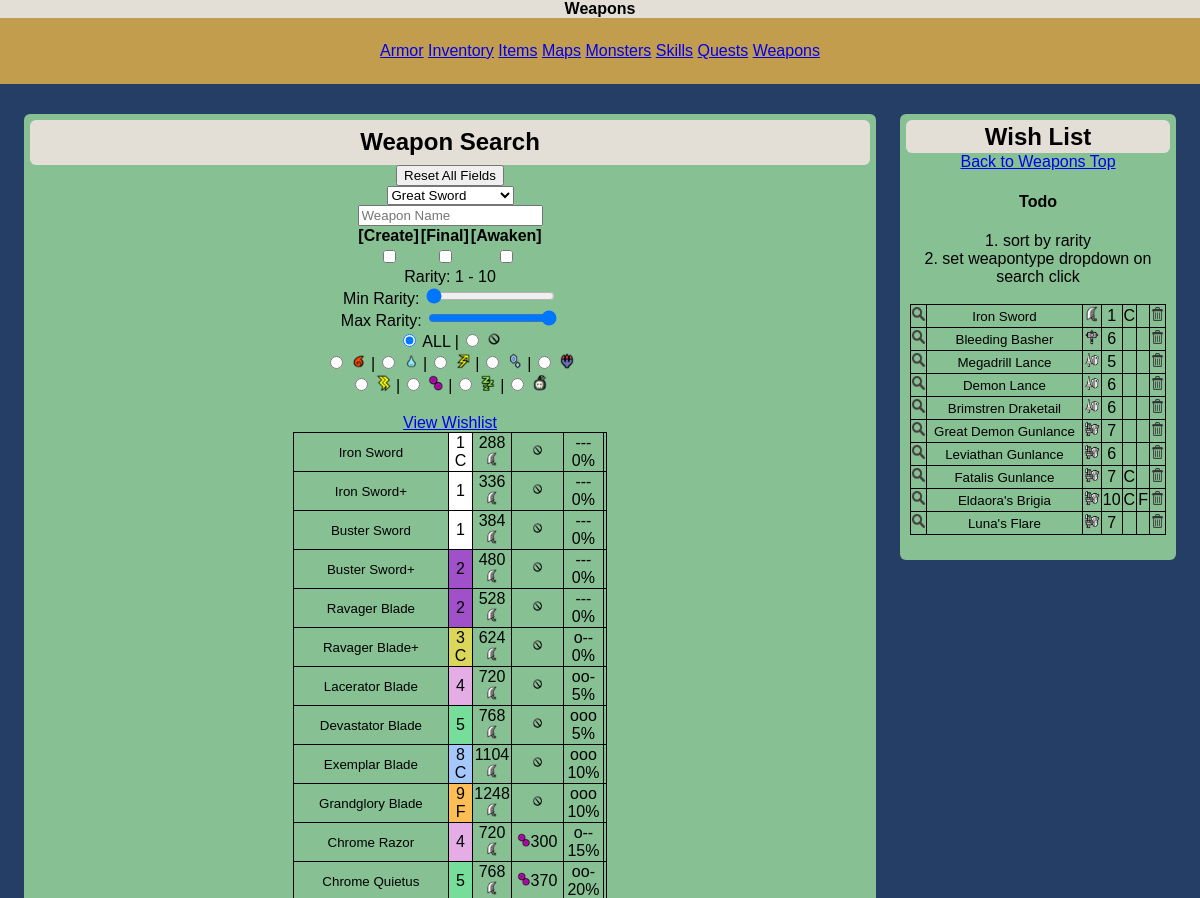
Before: / (upper part) with the older database file.
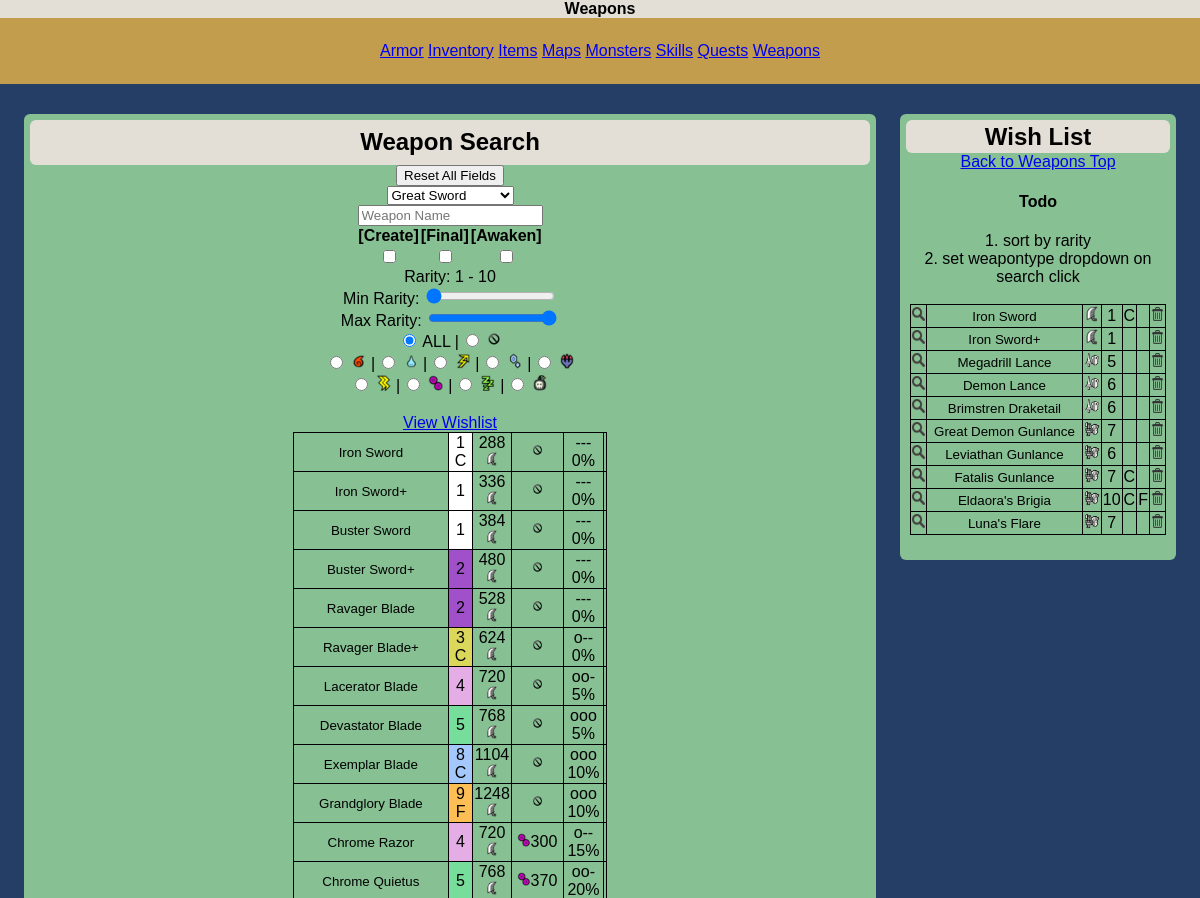
After: the same page with the newer database file.
### tables this page shows
CREATE TABLE IF NOT EXISTS `weapondata` (
  `id` int(5) NOT NULL,
  `parentId` int(5) NOT NULL,
  `weaponTypeId` int(5) NOT NULL,
  `name` varchar(80) NOT NULL,
  `attack` int(5) NOT NULL,
  `element` varchar(3) NOT NULL,
  `elementValue` int(5) DEFAULT NULL,
  `created` int(1) NOT NULL,
  `final` int(1) NOT NULL,
  `slot` int(1) NOT NULL,
  `rare` int(2) NOT NULL,
  `affinity` decimal(2,2) NOT NULL,
  `defense` int(3) DEFAULT NULL,
  `special` varchar(40) DEFAULT NULL,
  `awaken` int(1) NOT NULL,
  `red` int(3) NOT NULL,
  `orange` int(3) NOT NULL,
  `yellow` int(3) NOT NULL,
  `green` int(3) NOT NULL,
  `blue` int(3) NOT NULL,
  `white` int(3) NOT NULL,
  `purple` int(3) NOT NULL,
  `redPlus` int(3) NOT NULL,
  `orangePlus` int(3) NOT NULL,
  `yellowPlus` int(3) NOT NULL,
  `greenPlus` int(3) NOT NULL,
  `bluePlus` int(3) NOT NULL,
  `whitePlus` int(3) NOT NULL,
  `purplePlus` int(3) NOT NULL,
  `own` int(1) NOT NULL,
  `hierarchy` varchar(3000) NOT NULL,
  PRIMARY KEY (`id`)
);

CREATE TABLE IF NOT EXISTS `wishlist` (
  `id` int(5) NOT NULL,
  `weaponTypeId` int(5) NOT NULL,
  `name` varchar(80) NOT NULL,
  `created` int(1) NOT NULL,
  `final` int(1) NOT NULL,
  `rare` int(2) NOT NULL,
  PRIMARY KEY (`id`),
  UNIQUE KEY `id` (`id`),
  UNIQUE KEY `name` (`name`)
);

### assets/modules/weapons/vars.php (called while the page is built, shortened)
<?php
    if(isset($_POST['postCheck'])) {
        if(isset($_POST['weaponPath'])){
            $weaponPath=$_POST['weaponPath'];
        } else {
            $weaponPath=null;
        }
        if($_POST['createShow']==1){ $createCheck='checked'; $createFilter=1;
        } else { $createCheck=''; $createFilter=0;}
        if($_POST['finalShow']==1){ $finalCheck='checked'; $finalFilter=1;
        } else { $finalCheck=''; $finalFilter=0;}
        if($_POST['awakenShow']==1){ $awakenCheck='checked'; $awakenFilter=1;
        } else { $awakenCheck=''; $awakenFilter=0;}
        if(isset($_POST['searchClick'])){
            $searchClickCSV = str_getcsv($_POST['searchClick']);
            $sql='SELECT name
                FROM weapondata
                WHERE id='.$searchClickCSV[0];
            $searchResultName = mysqli_query($mysqli,$sql) or die(mysqli_error($mysqli) . '; searchresultname table error');
            $row=mysqli_fetch_array($searchResultName);
            $weaponSearch=str_replace('\'','&#39;',$row['name']);
            $weaponType=$searchClickCSV[1];
        } else {
            $weaponSearch=str_replace('\'','&#39;',$_POST['weaponName']);
            if(isset($_POST['weaponImage'])) {
                $weaponType=$_POST['weaponImage'];
            } else {$weaponType=$_POST['weaponType'];}
        }
        if(isset($_POST['minRaritySelect'])) {
            $minRaritySelect=$_POST['minRaritySelect'];
            $maxRaritySelect=$_POST['maxRaritySelect'];
        } else {
            $minRaritySelect=1;
            $maxRaritySelect=10;
        }
        if(isset($_POST['elementImage'])) {
            $elemFilter=$_POST['elementImage'];
        } else {
            $elemFilter=$_POST['elem'];
        }
        switch($elemFilter) {
            case "%": $allCheck = "checked"; break;
            case "RAW": $rawCheck = "checked"; break;
            case "FIR": $firCheck = "checked"; break;
            case "WAT": $watCheck = "checked"; break;
            case "THU": $thuCheck = "checked"; break;
            case "ICE": $iceCheck = "checked"; break;
            case "DRA": $draCheck = "checked"; break;
            case "PAR": $parCheck = "checked"; break;
            case "POI": $poiCheck = "checked"; break;
            case "SLE": $sleCheck = "checked"; break;
            case "BLA": $blaCheck = "checked"; break;
        }
    } else {
        $createFilter=0;
        $finalFilter=0;
        $weaponSearch=null;
        $weaponType=1;
        $minRaritySelect=1;
        $maxRaritySelect=10;
        $elemFilter='%';
    }
?>

### assets/modules/weapons/query.php (called while the page is built)
<?php
    $weaponSearch=str_replace('\'','&#39;',$weaponSearch);
    $sql = 'SELECT *
            FROM weapondata
            WHERE instr(name,"' . $weaponSearch . '")>0
            AND rare BETWEEN ' . $minRaritySelect . ' AND ' . $maxRaritySelect . '
            AND element LIKE \'%' . $elemFilter . '%\'
            AND (' . $createFilter . '=0 OR created=' . $createFilter .')
            AND (' . $finalFilter . '=0 OR final=' . $finalFilter . ')
            AND (0=' . $weaponType . ' OR weapontypeid=' . $weaponType . ')
            ORDER BY id';
    $result = mysqli_query($mysqli,$sql) or die(mysqli_error($mysqli) . '; weapon table error');
?>

### assets/modules/weapons/parameter_prep.php (called while the page is built, shortened)
<?php
    switch($weaponsRow['slot']) {
        case "0": $slot = "---"; break;
        case "1": $slot = "o--"; break;
        case "2": $slot = "oo-"; break;
        case "3": $slot = "ooo"; break;}
    $affinity=$weaponsRow['affinity']*100;
    $sql = 'SELECT color
            FROM rarecolors
            WHERE rare=' . $weaponsRow['rare'];
    $colorResult = mysqli_query($mysqli,$sql) or die(mysqli_error($mysqli) . '; color table error');
    $rareColorsRow=mysqli_fetch_array($colorResult);
    if ($weaponsRow['created']==1) {$createFlag = 'C';
    } else {$createFlag = null;}
    if ($weaponsRow['final']==1) {$finalFlag = 'F';
    } else {$finalFlag = null;}
    if ($awakenFilter==1){
        $elemType=$weaponsRow['element'];
        $elemValue=$weaponsRow['elementValue'];
    } else{
        if ($weaponsRow['awaken']==1){
            $elemType='RAW';
        } else{
            $elemType=$weaponsRow['element'];
            $elemValue=$weaponsRow['elementValue'];
        }
    }
?>

### assets/modules/weapons/table.php (the view, shortened to what the rows shown need)
<table class='data'>
    <?php
        while($weaponsRow=mysqli_fetch_array($result))
        {
            require('assets/modules/weapons/parameter_prep.php');
            echo("<tr>")
                .'<td class="textTd"><input type="submit" name="weaponPath" value="'.$weaponsRow['name'].'" class="button" >'
                ."<td BGCOLOR='$rareColorsRow[color]'>$weaponsRow[rare]<br>".$createFlag . $finalFlag
                ."<td>$weaponsRow[attack]<br><input class='icon' type='image' name='weaponImage' value=$weaponsRow[weaponTypeId] src=assets/resources/weapons/$weaponsRow[weaponTypeId].png class='icon'></td>"
                ."<td><input type ='image' name='elementImage' value=$elemType src=assets/resources/elements/$elemType.png class='icon'>"
                ."$elemValue</td>"
                ."<td>$slot"
                ."<br>$affinity%</td>"
                ."<td>$weaponsRow[special]</td>"
                ;
        }
    ?>
</table>

### assets/modules/weapons/wishlist.php (shortened to what the rows shown need)
<H2>Wish List</H2>
1. sort by rarity<br>
2. set weapontype dropdown on search click<br>
<br>
<?php
    $sql = 'SELECT *
            FROM wishlist';
    $wishlistTableResult = mysqli_query($mysqli,$sql) or die(mysqli_error($mysqli) . '; wishlist table error');
?>
<table class='data wish'>
    <?php
        while($row=mysqli_fetch_array($wishlistTableResult))
        {
            if($row['created']==1){
                $created='C';
            } else {
                $created='';
            }
            if($row['final']==1){
                $final='F';
            } else {
                $final='';
            }
            echo("<tr>")
                ."<td><input type='image' name='searchClick' onclick='this.form.submit()' src=assets/resources/ui/search.png class='icon' value={$row['id']},{$row['weaponTypeId']}></td>"
                .'<td class="textTd"><input type="submit" name="weaponPath" value="'.$row['name'].'" class="button"></td>'
                .'<td><img src=assets/resources/weapons/'.$row['weaponTypeId'].'.png class="icon"></td>'
                .'<td>'.$row['rare'].'</td>'
                .'<td>'.$created.'</td>'
                .'<td>'.$final.'</td>'
                ."<td><input type='image' name='wishDelete' onclick = 'this.form.submit()' src=assets/resources/ui/delete.png class='icon' value=$row[id]></td>";
        }
    ?>
</table>

Changed rows visible on the page:
removed wishlist: weaponPath "Bleeding Basher", shows a picture, rare "6"
added wishlist: weaponPath "Iron Sword+", rare "1"
